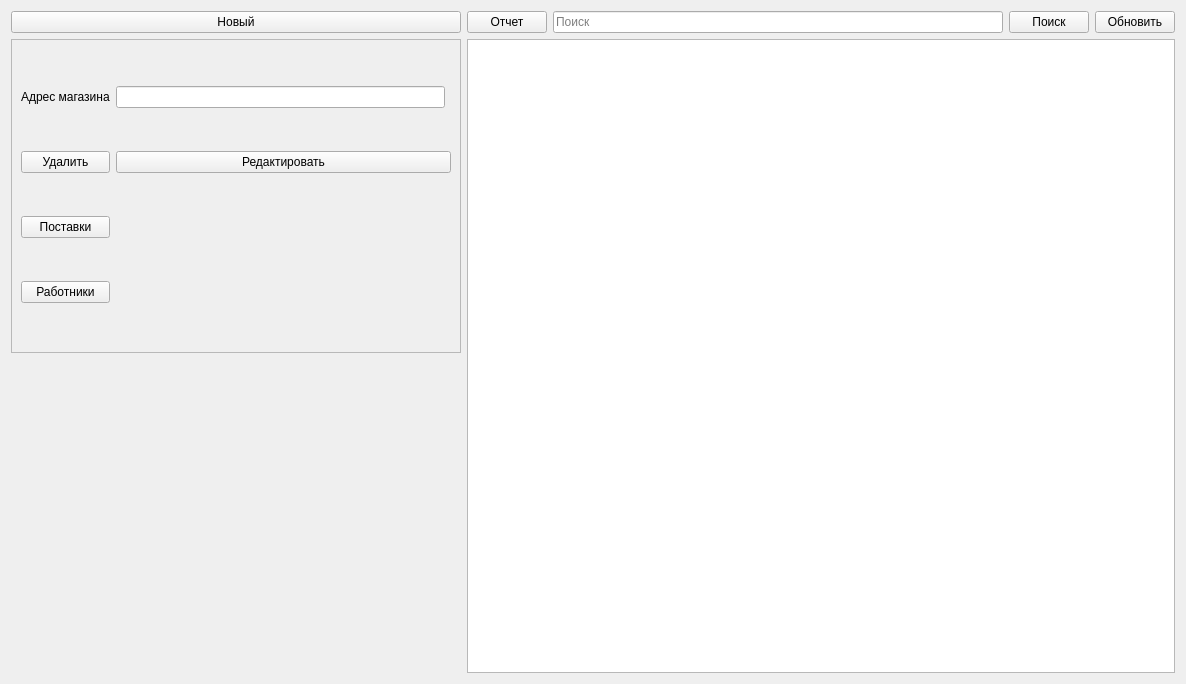
<?xml version="1.0" encoding="UTF-8"?>
<ui version="4.0">
 <class>storagestab</class>
 <widget class="QWidget" name="storagestab">
  <property name="geometry">
   <rect>
    <x>0</x>
    <y>0</y>
    <width>1186</width>
    <height>684</height>
   </rect>
  </property>
  <property name="windowTitle">
   <string>Frame</string>
  </property>
  <layout class="QGridLayout" name="gridLayout">
   <item row="0" column="0">
    <widget class="QPushButton" name="pb_new_pr">
     <property name="text">
      <string>Новый</string>
     </property>
    </widget>
   </item>
   <item row="0" column="2">
    <widget class="QLineEdit" name="leSearchPr">
     <property name="placeholderText">
      <string>Поиск</string>
     </property>
    </widget>
   </item>
   <item row="0" column="1">
    <widget class="QPushButton" name="pbReport">
     <property name="text">
      <string>Отчет</string>
     </property>
    </widget>
   </item>
   <item row="0" column="3">
    <widget class="QPushButton" name="pbSearch">
     <property name="text">
      <string>Поиск</string>
     </property>
    </widget>
   </item>
   <item row="0" column="4">
    <widget class="QPushButton" name="pbUpdateColumn">
     <property name="text">
      <string>Обновить</string>
     </property>
    </widget>
   </item>
   <item row="1" column="1" rowspan="2" colspan="4">
    <widget class="QTableWidget" name="twCustomers"/>
   </item>
   <item row="1" column="0">
    <widget class="QFrame" name="frame">
     <property name="frameShape">
      <enum>QFrame::StyledPanel</enum>
     </property>
     <property name="frameShadow">
      <enum>QFrame::Raised</enum>
     </property>
     <layout class="QGridLayout" name="gridLayout_2">
      <item row="0" column="0">
       <widget class="QLabel" name="label_7">
        <property name="text">
         <string>Адрес магазина</string>
        </property>
       </widget>
      </item>
      <item row="3" column="1" colspan="2">
       <widget class="QPushButton" name="pbEditPr">
        <property name="text">
         <string>Редактировать</string>
        </property>
       </widget>
      </item>
      <item row="4" column="0">
       <widget class="QPushButton" name="pb_ship">
        <property name="text">
         <string>Поставки</string>
        </property>
       </widget>
      </item>
      <item row="3" column="0">
       <widget class="QPushButton" name="pbDeletePr">
        <property name="text">
         <string>Удалить</string>
        </property>
       </widget>
      </item>
      <item row="0" column="1">
       <widget class="QLineEdit" name="le_address"/>
      </item>
      <item row="5" column="0">
       <widget class="QPushButton" name="pb_worker">
        <property name="text">
         <string>Работники</string>
        </property>
       </widget>
      </item>
     </layout>
    </widget>
   </item>
  </layout>
 </widget>
 <resources/>
 <connections/>
</ui>
